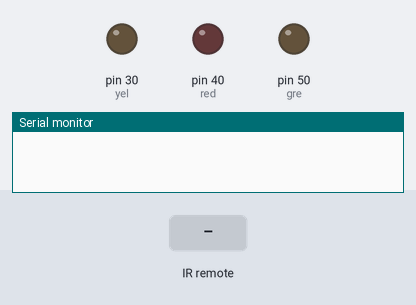
This sketch was run on a simulated Arduino Mega 2560, built with avr-gcc and run on an emulated ATmega2560. On the bench: output pins drawn as LEDs (lit = HIGH), the last lines printed to the serial monitor. The test bench sets the inputs (shaded band).

Above: at 1.2 s.
1.3 s: infrared code 0xFF02FD received
At 2.1 s:
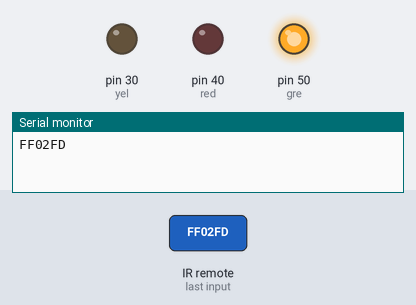
2.8 s: infrared code 0xFF22DD received
At 3.2 s:
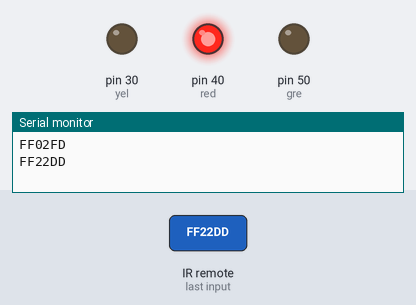
4.3 s: infrared code 0xFFE01F received
At 5.6 s:
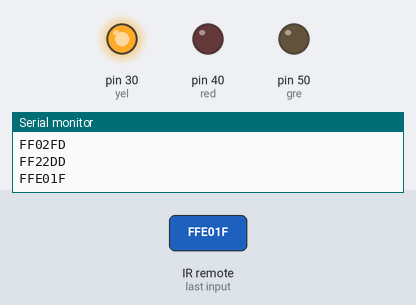
Timing chart, 0 to 7.3 s (numbered marks = the images above; inputs shaded):
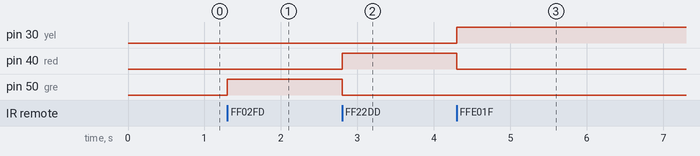

Measured:
- after the input at 1.3 s, pin 50 (gre): LOW → HIGH at once
- after the input at 2.8 s, pin 40 (red): LOW → HIGH at once; pin 50 (gre): HIGH → LOW at once
- after the input at 4.3 s, pin 30 (yel): LOW → HIGH at once; pin 40 (red): HIGH → LOW at once

The sketch:

IRrecvDemodded.ino
```cpp
// (licence header left out)
#include <IRremote.h>
#define yel 30
#define red 40
#define gre 50

/* GREEN
FF02FD
FFFFFFFF
*/

/* RED
FF22DD
FFFFFFFF
*/

/* YEL
FFE01F
FFFFFFFF
*/

int RECV_PIN = 24;

IRrecv irrecv(RECV_PIN);

decode_results results;

void setup()
{
  Serial.begin(9600);
  irrecv.enableIRIn(); // Start the receiver

  pinMode(gre, OUTPUT);
  pinMode(red, OUTPUT);
  pinMode(yel, OUTPUT);

}

void loop() {

  if (irrecv.decode(&results)) {
    Serial.println(results.value, HEX);

    if (results.value == 0xFF02FD){ //acende verde
      digitalWrite(gre,HIGH);
      digitalWrite(red,LOW);
      digitalWrite(yel,LOW);
    }
    else if (results.value == 0xFF22DD){ //acende vermelho
      digitalWrite(red,HIGH);
      digitalWrite(gre,LOW);
      digitalWrite(yel,LOW);
    }
    else if (results.value == 0xFFE01F){ //acende amarelo
      digitalWrite(yel,HIGH);
      digitalWrite(red,LOW);
      digitalWrite(gre,LOW);
    }
    else
      Serial.println("botao invalido");

    irrecv.resume(); // Receive the next value
  }


}
```
